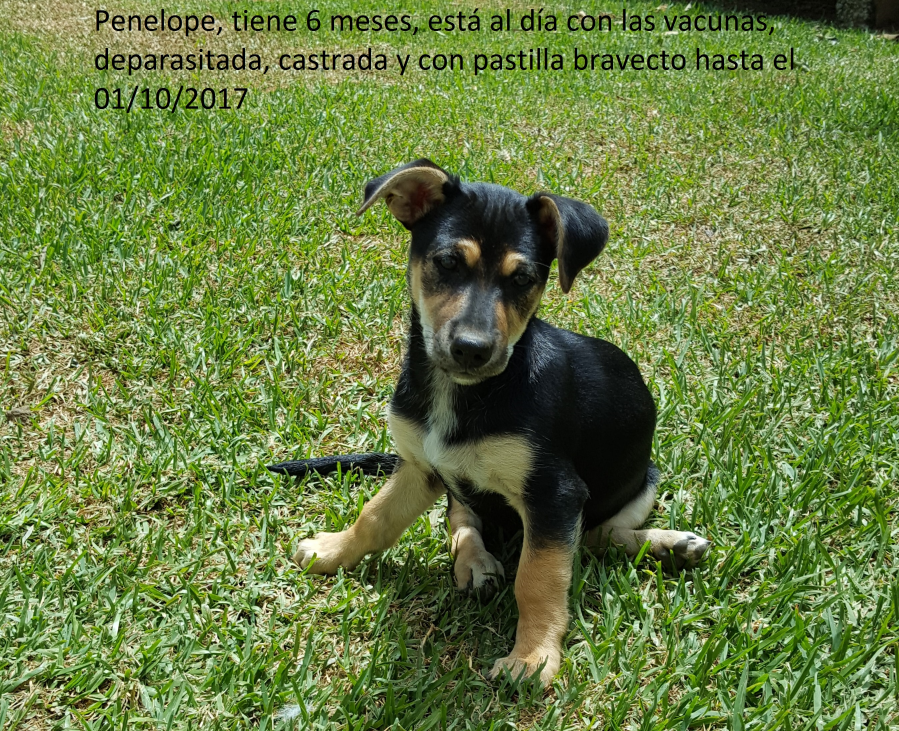
#> input picture FUNDATEC/MatemáticaDS/Material/perritaejemplo.jpg, 2697 x 2193 px (shown at 1/3 size)
$ jupyter execute 050_LACV_SVD.ipynb   (shell and % lines are left out)
#> lines starting #> are read from the running program, lines starting #| are printed output that depends on the picture
# Matemática para Ciencia de los Datos
- Documento base:  https://nbviewer.jupyter.org/github/buruzaemon/svd/blob/master/01_SVD_visualizing_data.ipynb

# Singular Value Descomposition (SVD)

Singular value decomposition factoriza una matriz $X \in \mathbb{R}^{m \times n}$  en:

* Matriz $U \in \mathbb{R}^{m \times m}$ son los vectores singular-izquierdos de $X$, donde las columnas son el conjunto de auto-vectores ortonormales de  $X \, X^{T}$.
* Matriz diagonal $\Sigma$ con entradas $\sigma \in \mathbb{R}$ que son los valores singulares  no-negativos de $X$.
* Matriz $V \in \mathbb{R}^{n \times n}$ son los vectores singular-derechos de $X$, donde las columnas son el conjunto de auto-vectores ortonormales de  $X^{T} \, X$.

tal que,

\begin{align}
  X &= U \, \Sigma \, V^{T}
\end{align}

Las dimensiones de cada una de las matrices que factorizan $X \in \mathbb{R}^{m \times n}$ son:

Con respecto a la relación con los auto-valores y auto-vectores:

* $U$ corresponde a los auto-vectores de $X \, X^{T}$
* $V$ corresponde a los auto-vectores de $X^{T} \, X$
* $\Sigma$ corresponde a los auto-valores de $X \, X^{T}$ o $X^{T} \, X$, que son los mismos.

## Ejemplo: Conjunto de datos Iris

[Iris flower dataset](https://en.wikipedia.org/wiki/Iris_flower_data_set).

Los datos son multivariados, con 150 mediciones de 4 atributos (length and width cm de ambos:  sepal and petal) en tres distintas especies de Iris. De las 150 mediciones, hay 50 mediciones para _Iris setosa_, _Iris versicolor_, e _Iris virginica_.

[Scikit Learn's `datasets`](https://scikit-learn.org/stable/auto_examples/datasets/plot_iris_dataset.html) incluye el conjunto de datos Iris.

Fuente: https://www.researchgate.net/publication/265877256_How_plants_grow_and_move/figures?lo=1

[cell 1]

import matplotlib
import matplotlib.pyplot as plt
import numpy as np
import os
import pandas as pd
import scipy.stats
import sklearn.datasets
import sklearn.preprocessing

[cell 2]
iris = sklearn.datasets.load_iris()

X = pd.DataFrame(iris.data, columns=iris.feature_names)

X_zscaled = (X - X.mean()) / X.std(ddof=1)

Y = pd.DataFrame(iris.target, columns=['target'])
Y['species'] = Y.apply(lambda r: iris.target_names[r])

print("Dimensiones de la matriz: (filas,columnas)", X.shape)
print(X.head(5))
print(X_zscaled )

[cell 3]
U_iris, S_iris, Vt_iris = np.linalg.svd(X_zscaled)

#### $U$: vectores singular-izquierdos de $X$

Las filas de $U$ corresponden a las filas de la matriz original de datos $X$, mientras que las columnas son el conjunto de auto-vectores ordenados, ortonormales de  $X \, X^{T}$.

[cell 4]
print('La matriz U tiene {} filas, {} columnas\n'.format(*U_iris.shape))

print('{}'.format(pd.DataFrame(U_iris).head(5)))

#### $V$: vectores sigular-derechos de $X$

[`numpy.linalg.svd`](https://docs.scipy.org/doc/numpy/reference/generated/numpy.linalg.svd.html) retorna  $V^{T}$ en lugar de $V$, tal que las columnas de $V^{T}$ corresponden a la matriz orginal de datos de $X$. Y donde las filas son el conjunto de auto-vectores ordenados, ortonormales de $X^{T} \, X$.

[cell 5]
print('La matriz Vt tiene {} filas, {} columnas\n'.format(*Vt_iris.shape))

print('{}'.format(pd.DataFrame(Vt_iris).head()))

#### $\Sigma$: valores singulares de $X$

Los elementos $\sigma_{i}$ de la matriz diagonal $\Sigma$ son los valores sigulares  no-negativos de la matriz $X$, los cuales son realmente las raíces cuadradas de los auto-valores no-zero de $X^{T} \, X$ (y también para $X \, X^{T}$). Estos valores singulares pueden ser usados para determinar la cantidad de varianza $X^{\prime}$ explicada de la matriz de datos original $X$ cuando reducimos las dimensiones para encontrar una aproximación de rango inferior.

\begin{align}
   X^{\prime}_{k} &=  U_{k} \, \Sigma_{k} \, V^{T}_{k} \\
                           &\approx X_{r} & \text{ donde } rank(X^{\prime}) = k \lt rank(X) = r
\end{align}

La cantidad de varianza que la aproximación del rango reducido  $X^{\prime}_{k}$ explica de  $X_{r}$ es:

\begin{align}
  \text{suma de varianza explicada} &= \frac{\sum_{j=1}^{k} \sigma_{j}^{2}}{\sum_{i=1}^{r} \sigma_{i}^{2}}
\end{align}

**NOTE**: [`numpy.linalg.svd`](https://docs.scipy.org/doc/numpy/reference/generated/numpy.linalg.svd.html) realmente retorna un $\Sigma$ que no es una matriz diagonal, sino una lista de las entradas de la diagonal.

[cell 6]
print("Vector Sigma tiene: ", len(S_iris), " elementos")
print(S_iris)

[cell 7]
num_sv_iris = np.arange(1, S_iris.size+1)

cum_var_explained_iris = [np.sum(np.square(S_iris[0:n])) / np.sum(np.square(S_iris)) for n in num_sv_iris]

Se grafica la suma de la varianza explicada como una función del número de valores singulares usados cuando reducimos el rango para encontrar una matriz de rango-inferior $X^{\prime}$ para aproximar $X$. Lo cual da pistas de cuántas dimensiones se podrían usar.

[cell 8]
fig = plt.figure(figsize=(7.0,5.5))
ax = fig.add_subplot(111)

plt.plot(num_sv_iris,
         cum_var_explained_iris,
         color='#2171b5',
         label='varianza explicada',
         alpha=0.65,
         zorder=1000)

plt.scatter(num_sv_iris,
            sklearn.preprocessing.normalize(S_iris.reshape((1,-1))),
            color='#fc4e2a',
            label='valores singulares (normalizados)',
            alpha=0.65,
            zorder=1000)

plt.legend(loc='center right', scatterpoints=1, fontsize=8)

ax.set_xticks(num_sv_iris)
ax.set_xlim(0.8, 4.1)
ax.set_ylim(0.0, 1.1)
ax.set_xlabel(r'Número de valores singulares utilizados')
ax.set_ylabel('Varianza en los datos explicada')
ax.set_title('Conjunto de datos Iris: suma de la varianza explicada & valores singulares',
             fontsize=14,
             y=1.03)

ax.set_facecolor('0.98')

plt.grid(alpha=0.8, zorder=1)
plt.tight_layout()
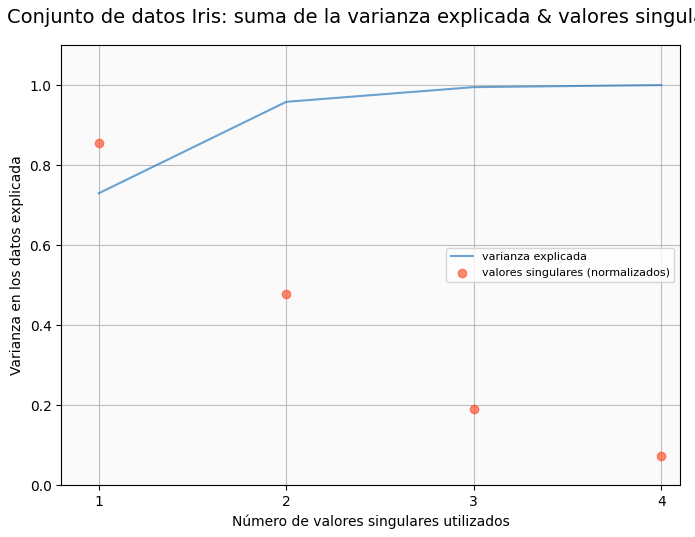
#> figure drawn by matplotlib, 1 panel

#### Reducción de dimensión

A juzgar por la curva que representa la suma de la varianza explicada en la figura anterior, se puede ver que:

* con 2 valores singulares, cerca de 96.5% de la varianza de $X$ puede ser explicada
* con 3 valores singulares, ese número llega hasta aproximadamente 99.8%

Ahora se grafica utilizando los primeros 2 valores singulares para representar los datos en los ejes $x$ y $y$, respectivamente.

[cell 9]
idx_setosa = np.where(iris.target==0)[0]
idx_versicolor = np.where(iris.target==1)[0]
idx_virginica = np.where(iris.target==2)[0]

setosa_x = U_iris[idx_setosa, 0]
setosa_y = U_iris[idx_setosa, 1]

versicolor_x = U_iris[idx_versicolor, 0]
versicolor_y = U_iris[idx_versicolor, 1]

virginica_x = U_iris[idx_virginica, 0]
virginica_y = U_iris[idx_virginica, 1]

[cell 10]
fig = plt.figure(figsize=(7.0,5.5))
ax = fig.add_subplot(111)

plt.scatter(setosa_x,
            setosa_y,
            marker='o',
            color='#66c2a5',
            label='Iris-setosa',
            zorder=1000)

plt.scatter(versicolor_x,
            versicolor_y,
            marker='D',
            color='#fc8d62',
            label='Iris-versicolor',
            zorder=1000)

plt.scatter(virginica_x,
            virginica_y,
            marker='^',
            color='#8da0cb',
            label='Iris-virginica',
            zorder=1000)

plt.legend(loc='upper left', scatterpoints=1, fontsize=8)

ax.set_xlabel(r'valor singular $\sigma_{1}$')
ax.set_ylabel(r'valor singular $\sigma_{2}$')
ax.set_title('Gráfico 2D del conjunto de datos Iris',
             fontsize=14,
             y=1.03)
ax.set_facecolor('0.98')

plt.grid(alpha=0.6, zorder=1)
plt.tight_layout()
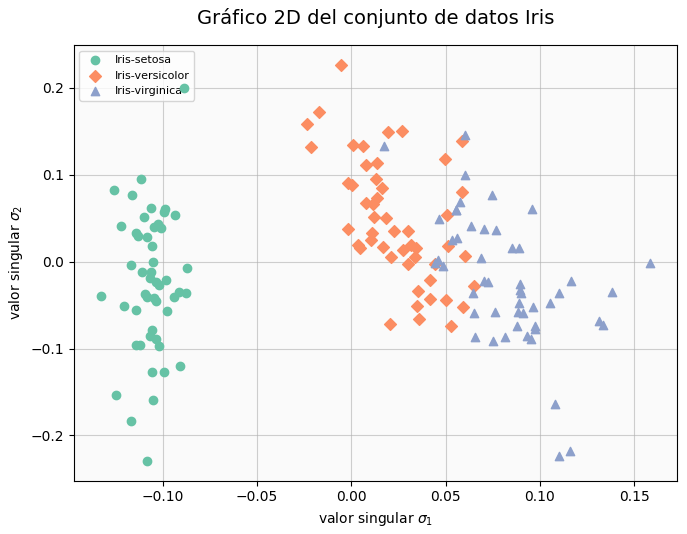
#> figure drawn by matplotlib, 1 panel

**Observación final:**

Se logra visualizar el conjunto de datos original que estaba en 4D en 2D usando las primeras dos columnas de valores singulares de $U$, matriz de vectores singular-izquierda, se logra ver que hay una clara separación para las clases _Iris setosa_ y las otras. De otra manera, la diferenciación entre _Iris versicolor_ e _Iris virginica_ no parece clara.

## Ejemplo adicional en imágenes

[cell 11]
from PIL import Image

plt.style.use('ggplot')
img = Image.open('perritaejemplo.jpg')
#> img is the input picture: PIL image 2697x2193 RGB; mean R, G, B 105.3, 126.2, 65.9
print("Detalles de img: ", img)
#| Detalles de img:  <PIL.JpegImagePlugin.JpegImageFile image mode=RGB size=2697x2193 at 0x7F29F66B2B90>
# convert image to grayscale
imggray = img.convert('LA')
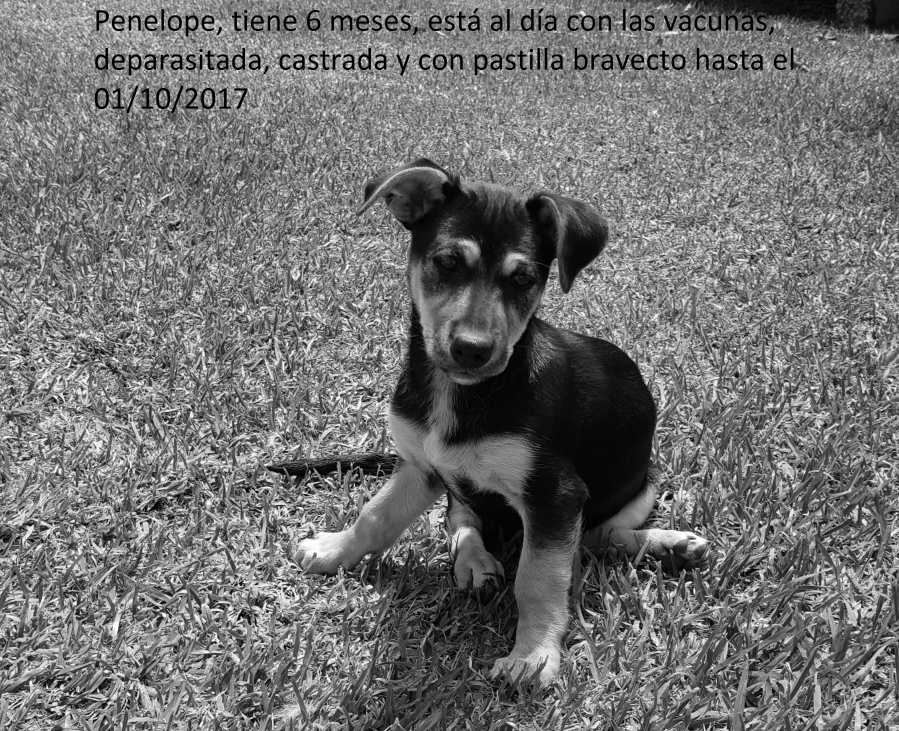
#> imggray: PIL image 2697x2193 LA (shown at 1/3 size); mean R, G, B, A 113.1, 113.1, 113.1, 255
print("Detalles de imggray: ", imggray)
#| Detalles de imggray:  <PIL.Image.Image image mode=LA size=2697x2193 at 0x7F29F446E1D0>
print(imggray)
#| <PIL.Image.Image image mode=LA size=2697x2193 at 0x7F29F446E1D0>

# convert to numpy array
imgmat = np.array(list(imggray.getdata(band=0)), float)

# Reshape according to orginal image dimensions
imgmat.shape = (imggray.size[1], imggray.size[0])

print("\n\n")
print("Resolución de la imagen original: ", imgmat.shape)
#| Resolución de la imagen original:  (2193, 2697)
print("\n\n")

plt.figure(figsize=(9, 6))
plt.imshow(imgmat, cmap='gray')
plt.show()
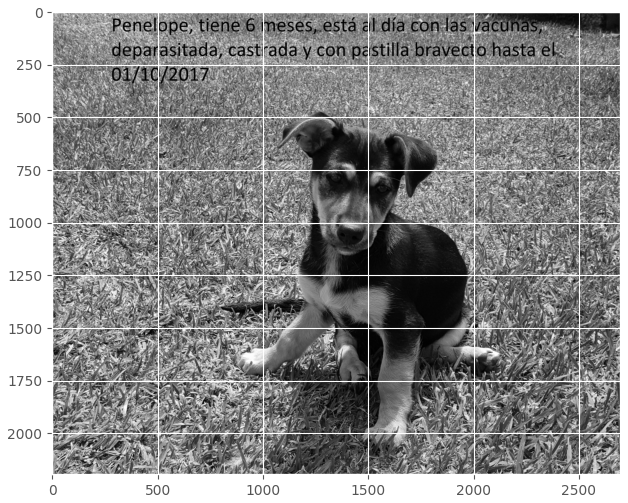
#> figure drawn by matplotlib, 1 panel

U, D, V = np.linalg.svd(imgmat)
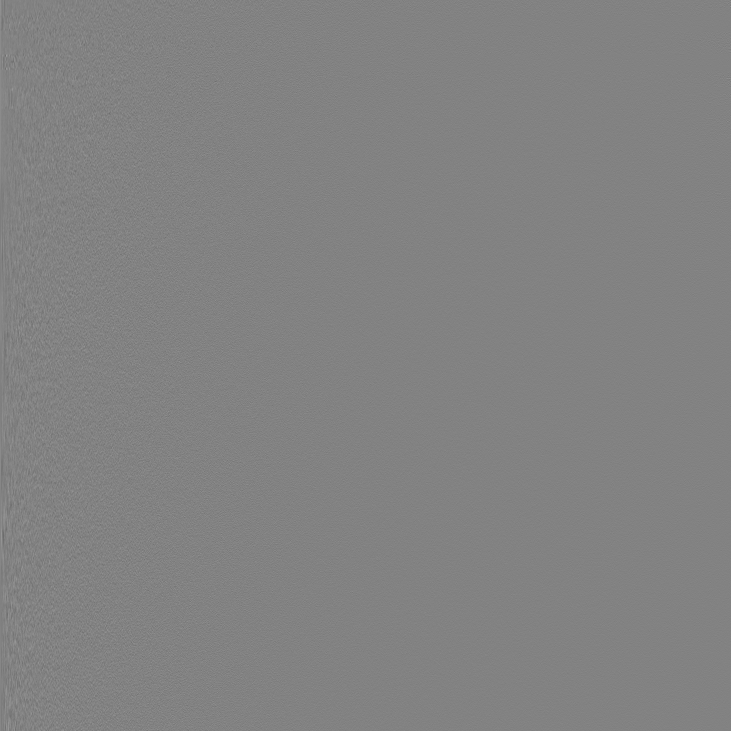
#> U: shape (2193, 2193) float64 (shown at 1/3 size); min -0.315, max 0.3, mean 8.21e-06; drawn with min black and max white
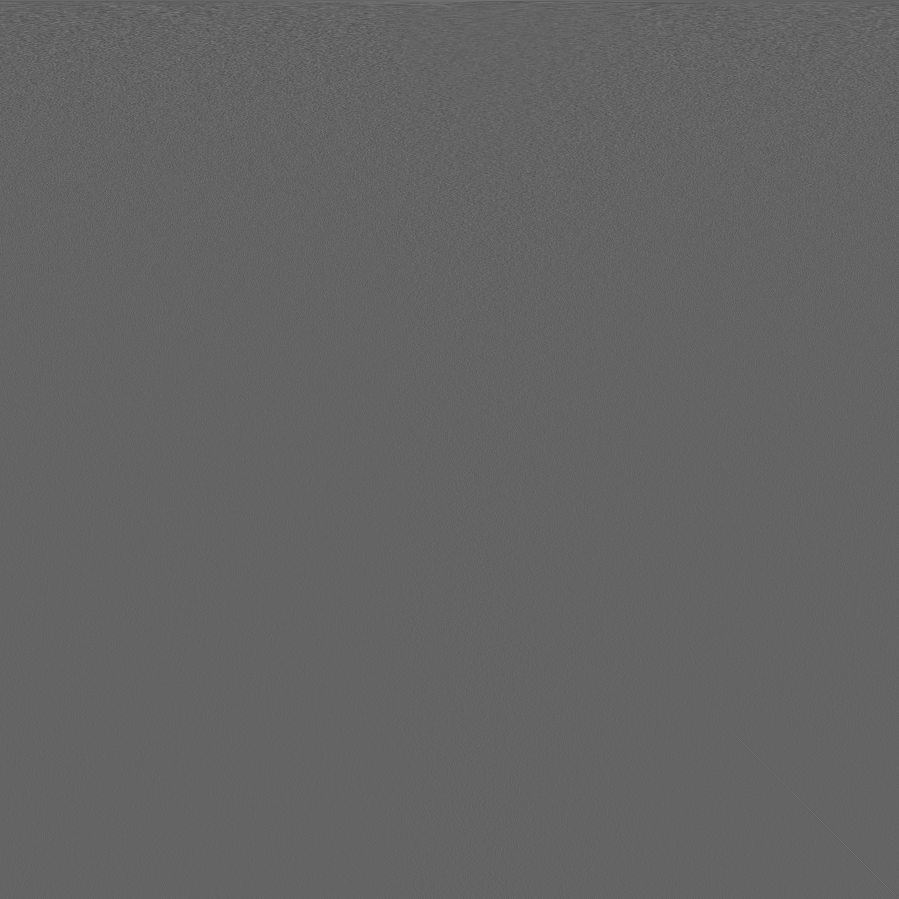
#> V: shape (2697, 2697) float64 (shown at 1/3 size); min -0.197, max 0.304, mean 9.33e-06; drawn with min black and max white
#> D = 2193 values, max 279757.5 at index 0, min 16.06 at index 2192, mean 1344.1

print("\n\n")
print("Dimensiones de U:", U.shape)
#| Dimensiones de U: (2193, 2193)
print("Dimensiones de D:", D.shape)
#| Dimensiones de D: (2193,)
print("Dimensiones de V:", V.shape)
#| Dimensiones de V: (2697, 2697)
print("\n\n")

for i in [5, 50, 200, 500, 1500, 2000]:
    #reconstimg = np.matrix(U[:, :i]) * np.diag(D[:i]) * np.matrix(V[:i, :])
    reconstimg = np.matmul( np.matmul( np.matrix(U[:, :i]) , np.diag(D[:i]) ) , np.matrix(V[:i, :]) )

    plt.imshow(reconstimg, cmap='gray')
    title = "n = %s" % i
    plt.title(title)
    plt.show()
#> this loop made 6 passes
#> pass 1, `reconstimg = np.matmul( np.matmul( np.matrix(U[:, :i]) , np.diag(D[:i]..`:
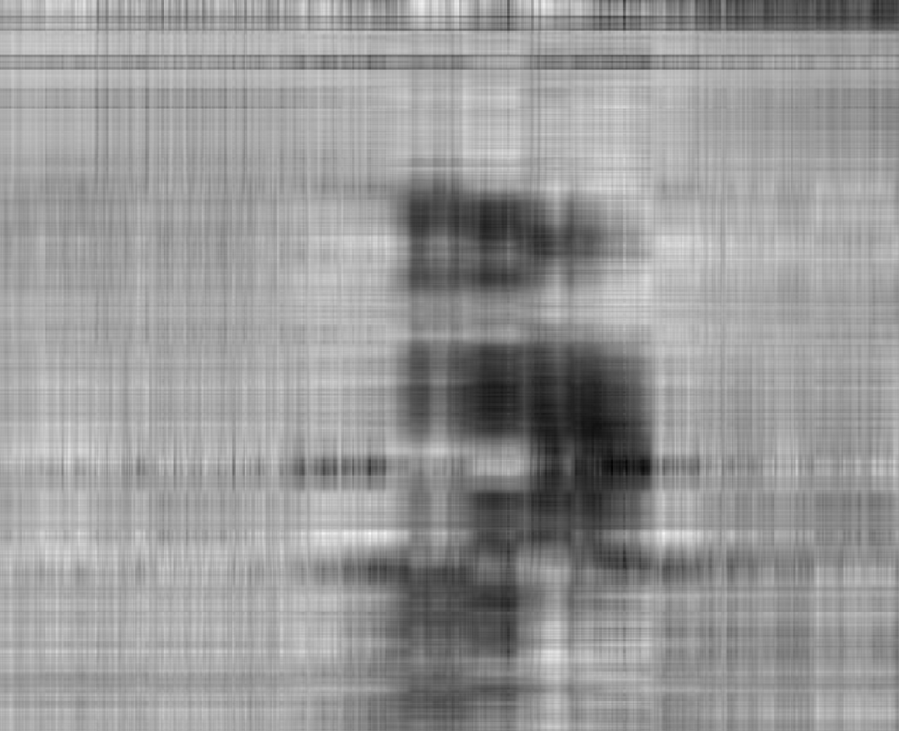
#> reconstimg: shape (2193, 2697) float64 (shown at 1/3 size); min -35.86, max 212.8, mean 113.1; drawn with min black and max white
#> pass 3, `reconstimg = np.matmul( np.matmul( np.matrix(U[:, :i]) , np.diag(D[:i]..`:
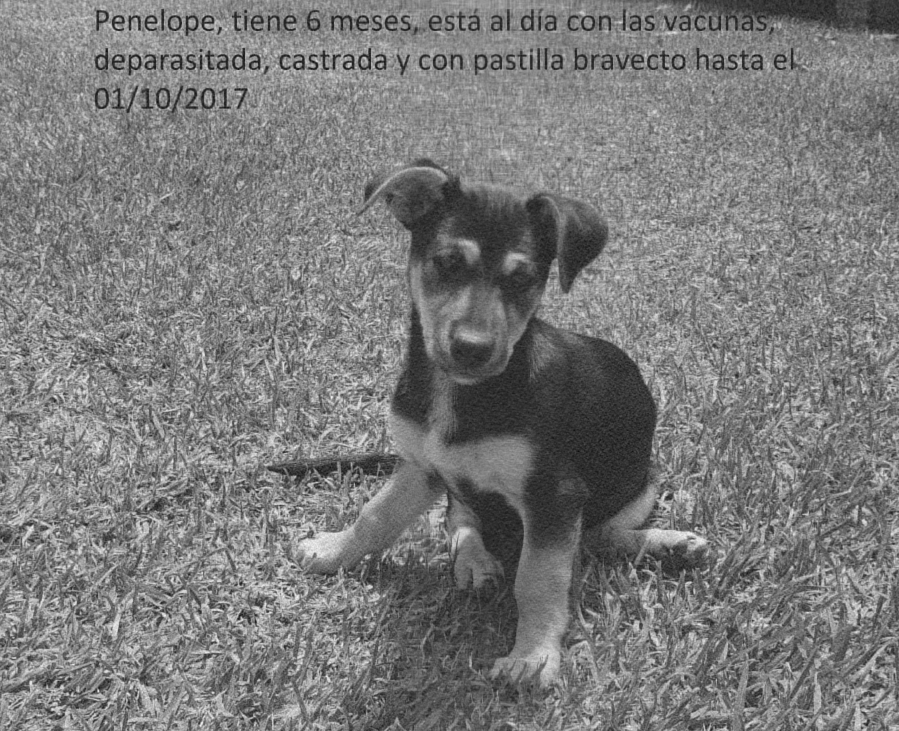
#> reconstimg: shape (2193, 2697) float64 (shown at 1/3 size); min -59.37, max 297.4, mean 113.1; drawn with min black and max white
